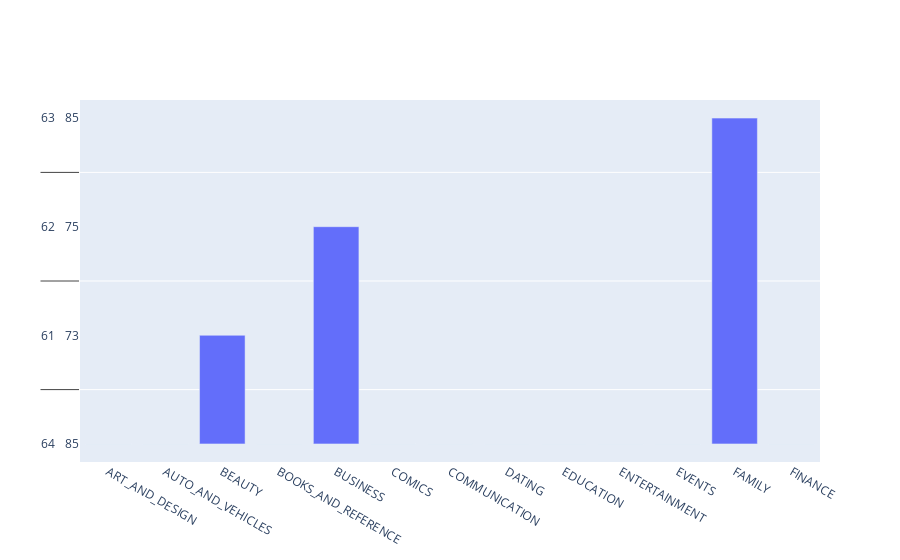

The code cell stored with this chart in its notebook:
### Markdown cell above
## 4. Exploring app categories
<p>With more than 1 billion active users in 190 countries around the world, Google Play continues to be an important distribution platform to build a global audience. For businesses to get their apps in front of users, it's important to make them more quickly and easily discoverable on Google Play. To improve the overall search experience, Google has introduced the concept of grouping apps into categories.</p>
<p>This brings us to the following questions:</p>
<ul>
<li>Which category has the highest share of (active) apps in the market? </li>
<li>Is any specific category dominating the market?</li>
<li>Which categories have the fewest number of apps?</li>
</ul>
<p>We will see that there are <code>33</code> unique app categories present in our dataset. <em>Family</em> and <em>Game</em> apps have the highest market prevalence. Interestingly, <em>Tools</em>, <em>Business</em> and <em>Medical</em> apps are also at the top.</p>

### Code cell
import plotly
plotly.offline.init_notebook_mode(connected=True)
import plotly.graph_objs as go

# Print the total number of unique categories
num_categories = apps.groupby('Category')
print('Number of categories = ', num_categories)

# # Count the number of apps in each 'Category'. 
num_apps_in_category = num_categories.count()
num_apps_in_category
# Sort num_apps_in_category in descending order based on the count of apps in each category
sorted_num_apps_in_category = num_apps_in_category.sort_values(by='Category', ascending=False)
sorted_num_apps_in_category
data = [go.Bar(
        x = num_apps_in_category.index, # index = category name
        y = num_apps_in_category.values, # value = count
)]

plotly.offline.iplot(data)

### Figure 1 — Plotly figure (JSON) as saved in the notebook; plotly's stock layout.template omitted (floating-point values rounded to 4 significant figures; data arrays with more than 128 entries replaced by an {"elided": "..."} marker saying what was removed)
{"data": [{"type": "bar", "x": ["ART_AND_DESIGN", "AUTO_AND_VEHICLES", "BEAUTY", "BOOKS_AND_REFERENCE", "BUSINESS", "COMICS", "COMMUNICATION", "DATING", "EDUCATION", "ENTERTAINMENT", "EVENTS", "FAMILY", "FINANCE", "FOOD_AND_DRINK", "GAME", "HEALTH_AND_FITNESS", "HOUSE_AND_HOME", "LIBRARIES_AND_DEMO", "LIFESTYLE", "MAPS_AND_NAVIGATION", "MEDICAL", "NEWS_AND_MAGAZINES", "PARENTING", "PERSONALIZATION", "PHOTOGRAPHY", "PRODUCTIVITY", "SHOPPING", "SOCIAL", "SPORTS", "TOOLS", "TRAVEL_AND_LOCAL", "VIDEO_PLAYERS", "WEATHER"], "y": {"elided": "33x13 int values"}}], "layout": {}}
